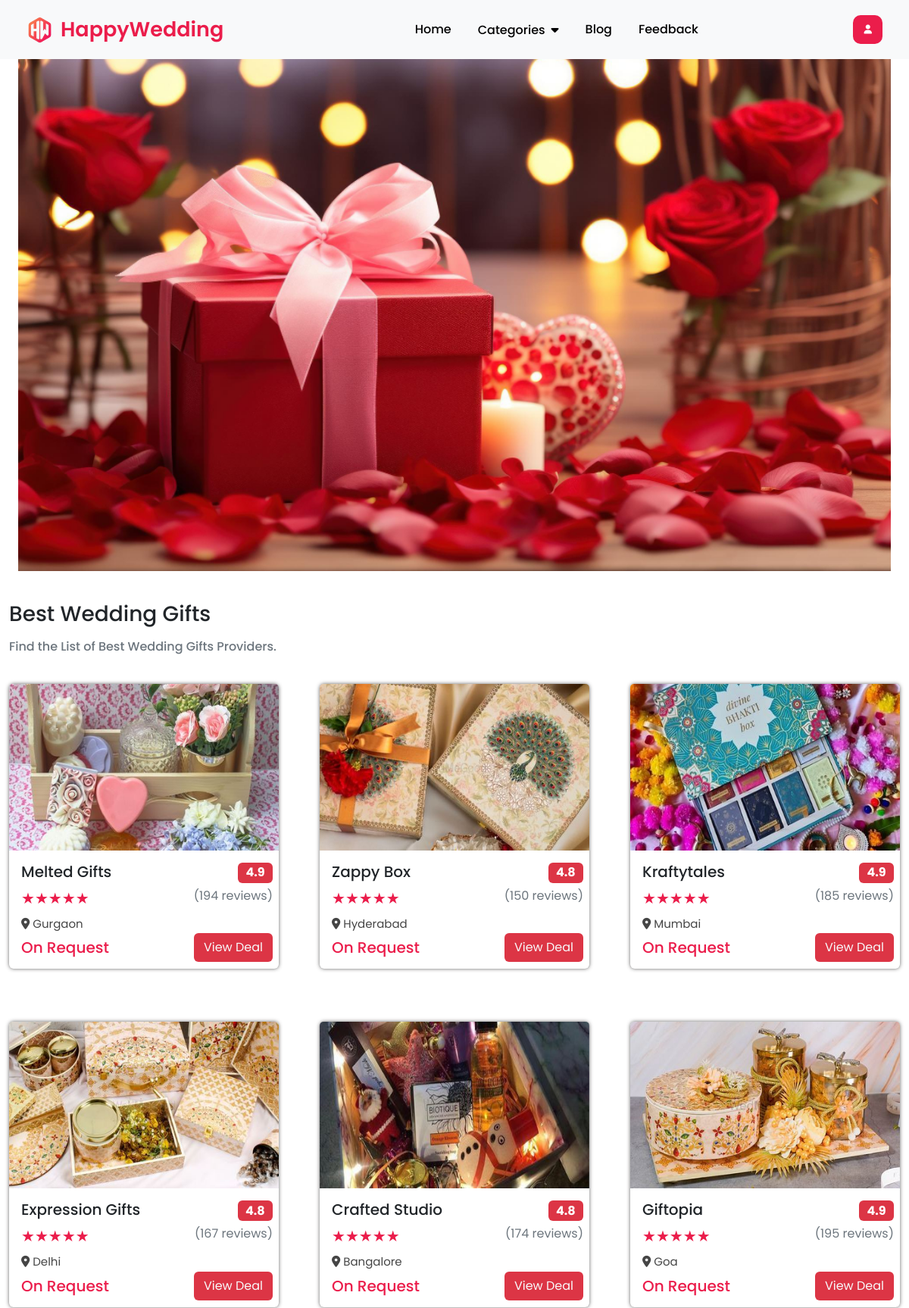
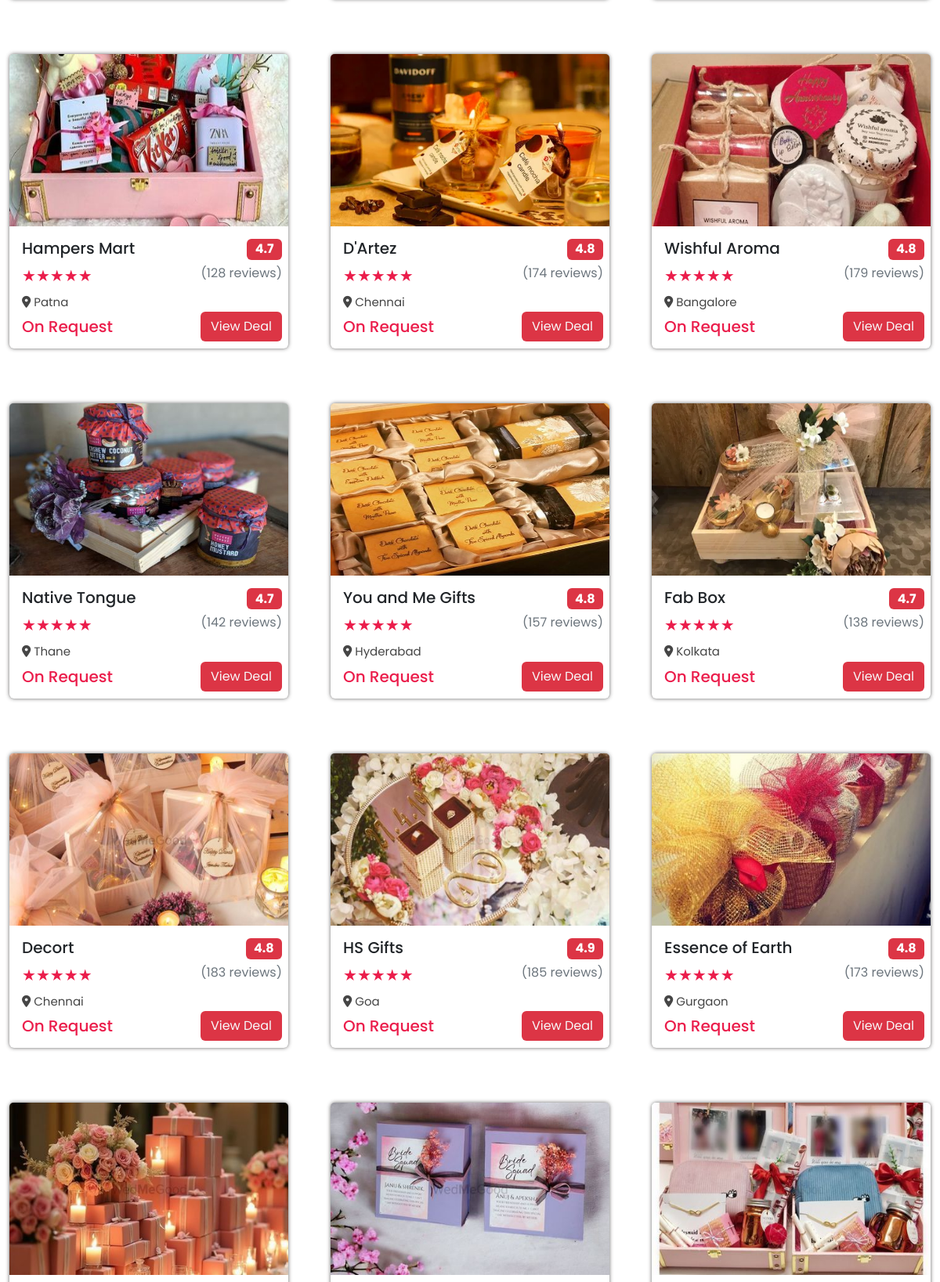
Screenshot of /gift/ (upper part) with the database file from the repository (2 pictures, top to bottom).
### eventapp/models.py (models this page shows, shortened)
class Gift(models.Model):
    img=models.ImageField(upload_to="gif")
    name=models.CharField(max_length=50)
    rate=models.CharField(max_length=50)
    review=models.CharField(max_length=50)
    place=models.CharField(max_length=50)
    price=models.CharField(max_length=50)

### eventapp/views.py (the view)
# urls.py: path('gift/',views.gift,name='gift'),
def gift(request):
    dict_gif={
        'gif':Gift.objects.all()
    }
    return render(request,'gift.html',dict_gif)

### templates/gift.html (shortened to what this page needs)
{% extends 'base.html' %}
{% load static %}
{% block content %}
<div class="container-fluid transparent-bg"></div>
<div class="container">
    <h3 class="title">Best Wedding Gifts</h3>
    <h6 class="description my-3 text-secondary">Find the List of Best Wedding Gifts Providers.</h6>
    <div class="row">
        {% for i in gif %}
            <div class="event-card">
                <div class="card">
                    <img src="{{i.img.url}}" class="card-img-top" alt="">
                    <div class="card-body">
                        <h5 class="card-title">{{i.name}} <span class="badge bg-danger position-absolute end-0 me-2">{{i.rate}}</span></h5>
                        <p class="stars fs-5">&#9733;&#9733;&#9733;&#9733;&#9733;<span class="review text-secondary position-absolute end-0 me-2"> ({{i.review}} reviews)</span></p>
                        <p class="place"><i class="fa-solid fa-location-dot"></i> {{i.place}}</p>
                        <h5 class="card-text price mt-3">{{i.price}}<a href="{% url 'gif' %}" class="btn bg-danger text-light position-absolute end-0 me-2">View Deal</a></h5>
                    </div>
                </div>
            </div>
        {% endfor %}
    </div>
</div>
{% endblock %}

### templates/base.html (style rules this page uses)
* { margin: 0; padding: 0; box-sizing: border-box; text-decoration: none; font-family: "Poppins", sans-serif; }
body { margin-top: 50px; height: 100vh; width: 100%; line-height: 1.5; }
.container { max-width: 1200px; margin: auto; }
.card { cursor: pointer; margin-bottom: 70px; border: none; box-shadow: 0 0 5px rgba(83, 82, 82, 0.89); }
.event-card { width: 380px; }
.card img { height: 220px; }

### rows the page displays
Gift: img (picture), name "Melted Gifts", rate "4.9", review "194", place "Gurgaon", price "On Request"
Gift: img (picture), name "Zappy Box", rate "4.8", review "150", place "Hyderabad", price "On Request"
Gift: img (picture), name "Kraftytales", rate "4.9", review "185", place "Mumbai", price "On Request"
Gift: img (picture), name "Expression Gifts", rate "4.8", review "167", place "Delhi", price "On Request"
Gift: img (picture), name "Crafted Studio", rate "4.8", review "174", place "Bangalore", price "On Request"
Gift: img (picture), name "Giftopia", rate "4.9", review "195", place "Goa", price "On Request"
Gift: img (picture), name "Hampers Mart", rate "4.7", review "128", place "Patna", price "On Request"
Gift: img (picture), name "D'Artez", rate "4.8", review "174", place "Chennai", price "On Request"
Gift: img (picture), name "Wishful Aroma", rate "4.8", review "179", place "Bangalore", price "On Request"
Gift: img (picture), name "Native Tongue", rate "4.7", review "142", place "Thane", price "On Request"
Gift: img (picture), name "You and Me Gifts", rate "4.8", review "157", place "Hyderabad", price "On Request"
Gift: img (picture), name "Fab Box", rate "4.7", review "138", place "Kolkata", price "On Request"
Gift: img (picture), name "Decort", rate "4.8", review "183", place "Chennai", price "On Request"
Gift: img (picture), name "HS Gifts", rate "4.9", review "185", place "Goa", price "On Request"
Gift: img (picture), name "Essence of Earth", rate "4.8", review "173", place "Gurgaon", price "On Request"
Gift: img (picture)
Gift: img (picture)
Gift: img (picture)
